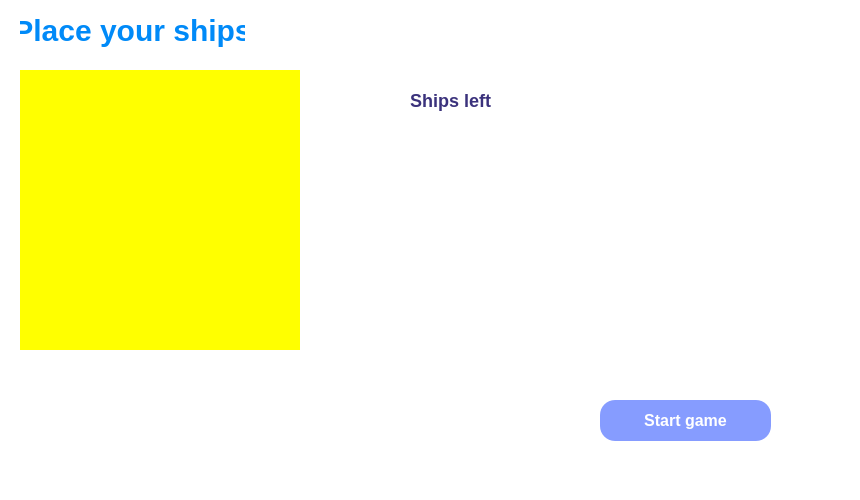
<?xml version="1.0" encoding="UTF-8"?>
<ui version="4.0">
 <class>PlaceShipsForm</class>
 <widget class="QWidget" name="PlaceShipsForm">
  <property name="geometry">
   <rect>
    <x>0</x>
    <y>0</y>
    <width>860</width>
    <height>500</height>
   </rect>
  </property>
  <property name="windowTitle">
   <string>Form</string>
  </property>
  <property name="styleSheet">
   <string notr="true">QLabel#TurnLabel {
	color: #008af8;
	font-size: 30px;
	height: 30px;
	font-weight: bold;
}
QWidget#PlaceShipsForm {
	background: white
}</string>
  </property>
  <widget class="QLabel" name="TurnLabel">
   <property name="geometry">
    <rect>
     <x>20</x>
     <y>10</y>
     <width>225</width>
     <height>40</height>
    </rect>
   </property>
   <property name="styleSheet">
    <string notr="true"/>
   </property>
   <property name="text">
    <string>Place your ships</string>
   </property>
   <property name="alignment">
    <set>Qt::AlignCenter</set>
   </property>
  </widget>
  <widget class="BattleField" name="widget" native="true">
   <property name="geometry">
    <rect>
     <x>20</x>
     <y>70</y>
     <width>280</width>
     <height>280</height>
    </rect>
   </property>
   <property name="styleSheet">
    <string notr="true">background: transparent</string>
   </property>
  </widget>
  <widget class="QPushButton" name="pushButton">
   <property name="geometry">
    <rect>
     <x>600</x>
     <y>400</y>
     <width>171</width>
     <height>41</height>
    </rect>
   </property>
   <property name="styleSheet">
    <string notr="true">height: 35px;
background: #869cff;
border-radius: 15px;
font-size: 16px;
color: white;
font-weight: 600;
</string>
   </property>
   <property name="text">
    <string>Start game</string>
   </property>
   <property name="flat">
    <bool>false</bool>
   </property>
  </widget>
  <widget class="QWidget" name="layoutWidget">
   <property name="geometry">
    <rect>
     <x>390</x>
     <y>70</y>
     <width>401</width>
     <height>171</height>
    </rect>
   </property>
   <layout class="QFormLayout" name="formLayout">
    <item row="0" column="0">
     <widget class="QLabel" name="label">
      <property name="styleSheet">
       <string notr="true">margin: 15px;
font-size: 18px;
color: rgb(59, 50, 124);
font-weight: 600;</string>
      </property>
      <property name="text">
       <string>Ships left</string>
      </property>
      <property name="alignment">
       <set>Qt::AlignRight|Qt::AlignTop|Qt::AlignTrailing</set>
      </property>
     </widget>
    </item>
    <item row="0" column="1">
     <widget class="ShipsStockForm" name="widget_2" native="true">
      <property name="sizePolicy">
       <sizepolicy hsizetype="Preferred" vsizetype="Fixed">
        <horstretch>0</horstretch>
        <verstretch>0</verstretch>
       </sizepolicy>
      </property>
      <property name="styleSheet">
       <string notr="true"/>
      </property>
     </widget>
    </item>
   </layout>
  </widget>
  <widget class="DropArea" name="widget_3" native="true">
   <property name="geometry">
    <rect>
     <x>20</x>
     <y>70</y>
     <width>280</width>
     <height>280</height>
    </rect>
   </property>
   <property name="acceptDrops">
    <bool>true</bool>
   </property>
   <property name="styleSheet">
    <string notr="true">background: yellow;</string>
   </property>
  </widget>
  <zorder>widget</zorder>
  <zorder>TurnLabel</zorder>
  <zorder>pushButton</zorder>
  <zorder>layoutWidget</zorder>
  <zorder>widget_3</zorder>
 </widget>
 <customwidgets>
  <customwidget>
   <class>BattleField</class>
   <extends>QWidget</extends>
   <header>battlefield.h</header>
   <container>1</container>
  </customwidget>
  <customwidget>
   <class>ShipsStockForm</class>
   <extends>QWidget</extends>
   <header>shipsstockform.h</header>
   <container>1</container>
  </customwidget>
  <customwidget>
   <class>DropArea</class>
   <extends>QWidget</extends>
   <header>droparea.h</header>
   <container>1</container>
  </customwidget>
 </customwidgets>
 <resources/>
 <connections/>
</ui>
